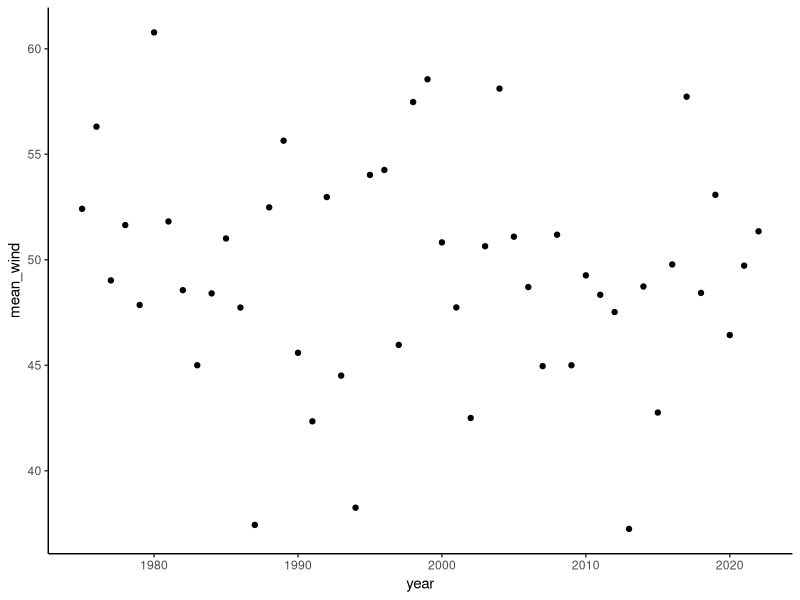

Here is the R script that generated this plot:
## ---- chunk 1
#1 message: false

library(tidyverse)
library(ggplot2)

glimpse(storms)

storms |> 
  group_by(year) |> 
  summarize(
    mean_wind = mean(wind)
  ) |> 
  ggplot() + 
  geom_point(mapping = aes(x = year, y = mean_wind)) + 
  theme_classic()
